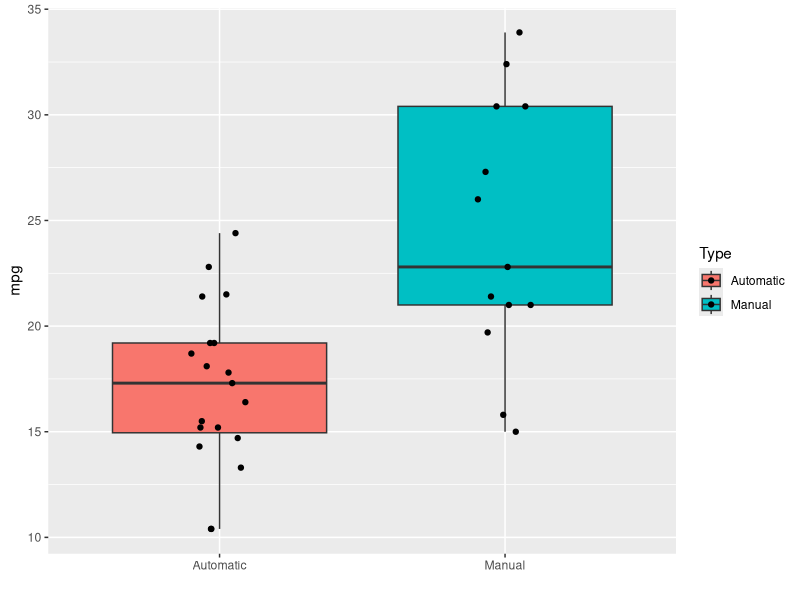
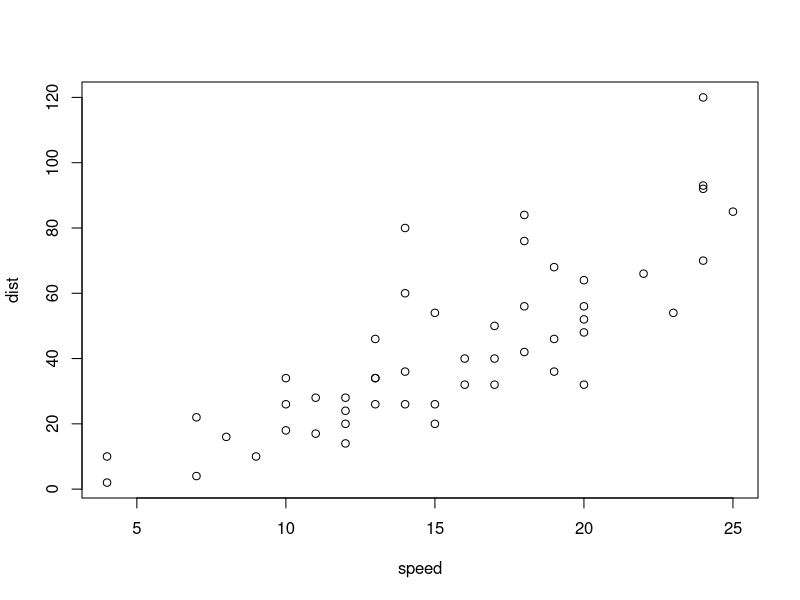

Here is the R script that generated these plots, in order:
## ---- chunk 1
library(ggplot2)
dB <- mtcars
g <- ggplot(dB, aes(factor(am), mpg, fill = factor(am)))
g <- g + geom_boxplot()
g <- g + geom_jitter(position = position_jitter(width = .1, height = 0))
g <- g + scale_colour_discrete(name = "Type")
g <- g + scale_fill_discrete(name = "Type", breaks = c("0", "1"), labels = c("Automatic", "Manual"))
g <- g + scale_x_discrete(breaks = c("0", "1"), labels = c("Automatic", "Manual"))
g <- g + xlab("")
g
## ---- chunk 2
summary(cars)
## ---- chunk 3
plot(cars)
